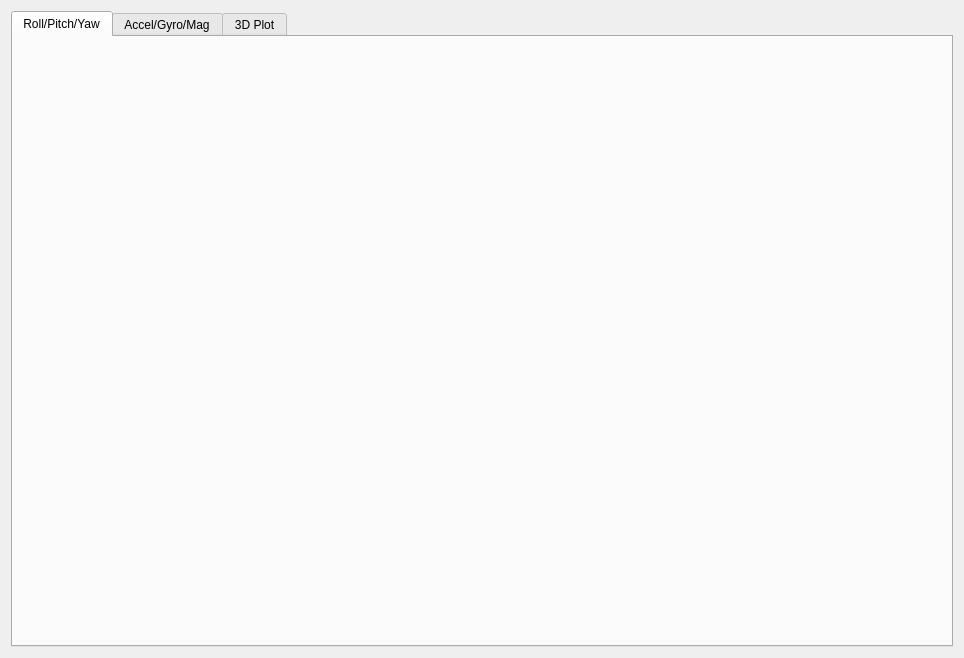
<?xml version="1.0" encoding="UTF-8"?>
<ui version="4.0">
 <class>PageImu</class>
 <widget class="QWidget" name="PageImu">
  <property name="geometry">
   <rect>
    <x>0</x>
    <y>0</y>
    <width>964</width>
    <height>658</height>
   </rect>
  </property>
  <property name="windowTitle">
   <string>Form</string>
  </property>
  <layout class="QVBoxLayout" name="verticalLayout">
   <item>
    <widget class="QTabWidget" name="tabWidget">
     <property name="currentIndex">
      <number>0</number>
     </property>
     <widget class="QWidget" name="tab">
      <attribute name="title">
       <string>Roll/Pitch/Yaw</string>
      </attribute>
      <layout class="QVBoxLayout" name="verticalLayout_2">
       <item>
        <widget class="QCustomPlot" name="rpyPlot" native="true"/>
       </item>
      </layout>
     </widget>
     <widget class="QWidget" name="tab_2">
      <attribute name="title">
       <string>Accel/Gyro/Mag</string>
      </attribute>
      <layout class="QVBoxLayout" name="verticalLayout_3">
       <item>
        <widget class="QSplitter" name="splitter">
         <property name="orientation">
          <enum>Qt::Vertical</enum>
         </property>
         <widget class="QCustomPlot" name="accelPlot" native="true"/>
         <widget class="QCustomPlot" name="gyroPlot" native="true"/>
         <widget class="QCustomPlot" name="magPlot" native="true"/>
        </widget>
       </item>
      </layout>
     </widget>
     <widget class="QWidget" name="tab_3">
      <attribute name="title">
       <string>3D Plot</string>
      </attribute>
      <layout class="QVBoxLayout" name="layout3d">
       <item>
        <widget class="QCheckBox" name="useYawBox">
         <property name="text">
          <string>Use Yaw (will drift)</string>
         </property>
        </widget>
       </item>
      </layout>
     </widget>
    </widget>
   </item>
  </layout>
 </widget>
 <customwidgets>
  <customwidget>
   <class>QCustomPlot</class>
   <extends>QWidget</extends>
   <header>widgets/qcustomplot.h</header>
   <container>1</container>
  </customwidget>
 </customwidgets>
 <resources/>
 <connections/>
</ui>
